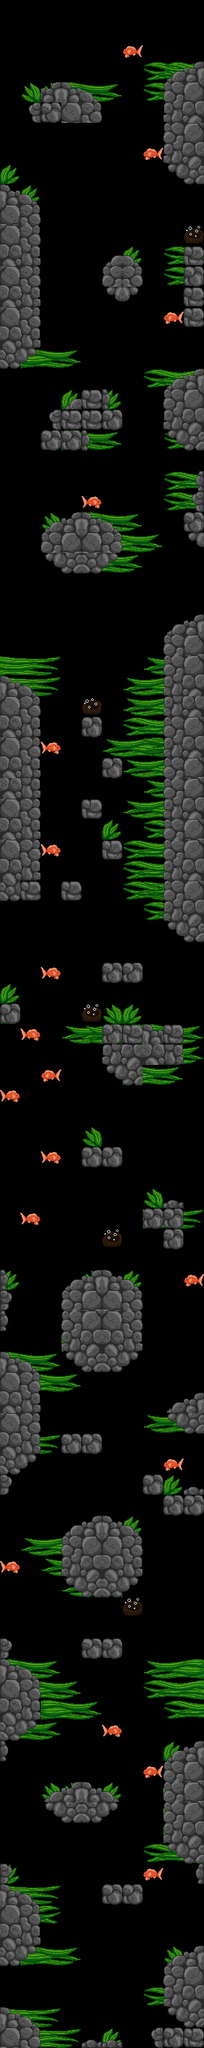

Rendered tile map (Tiled .tmx) drawn with the repository's tilesets; below, a short description and the map source with its tile grids summarised:
An orthogonal 10x100 tile map with 64x64 px tiles, 4 tile layers (seaweed, volcanoes, rocks, fish), 7 tilesets.

<map version="1.5" tiledversion="1.7.1" orientation="orthogonal" renderorder="right-down" width="10" height="100" tilewidth="64" tileheight="64" infinite="0" nextlayerid="10" nextobjectid="5">
 <editorsettings>
  <export target="level2.tmx" format="tmx" />
 </editorsettings>
 <tileset firstgid="1" source="seaweed.tsx" />
 <tileset firstgid="5" source="rockwall.tsx" />
 <tileset firstgid="13" source="fish.tsx" />
 <tileset firstgid="17" source="volcano.tsx" />
 <tileset firstgid="21" source="longweed.tsx" />
 <tileset firstgid="25" source="rocks2.tsx" />
 <tileset firstgid="29" source="seaweed2.tsx" />
 <layer id="4" name="seaweed" width="10" height="100">
  <data>[1000 cells, 97 non-empty, 8 distinct tile ids]</data>
 </layer>
 <layer id="9" name="volcanoes" width="10" height="100">
  <data>[1000 cells, 5 non-empty, 2 distinct tile ids]</data>
 </layer>
 <layer id="3" name="rocks" width="10" height="100">
  <data>[1000 cells, 282 non-empty, 12 distinct tile ids]</data>
 </layer>
 <layer id="8" name="fish" width="10" height="100">
  <data>[1000 cells, 18 non-empty, 1 distinct tile ids]</data>
 </layer>
</map>
